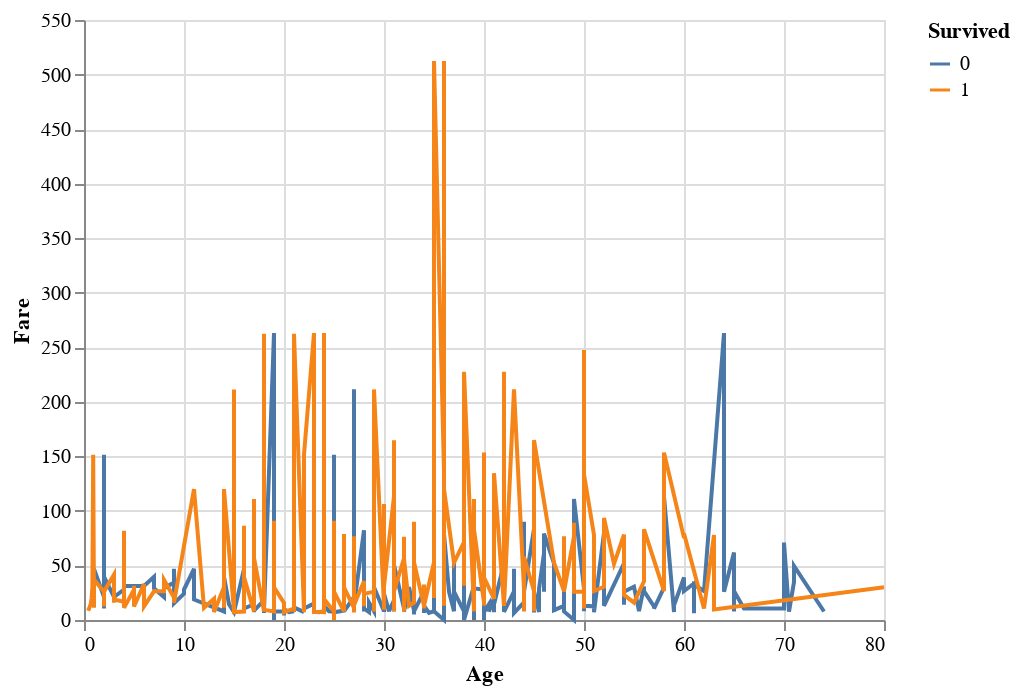

Here is the notebook cell this chart was saved with:
### Code cell
#Create a line chart from titanic data
alt.Chart(datat).mark_line().encode(
    x='Age:Q',
    y='Fare:Q',
    color='Survived:N'
)

### Figure 1 — Vega-Lite specification as saved in the notebook (floating-point values rounded to 4 significant figures; data arrays with more than 128 entries replaced by an {"elided": "..."} marker saying what was removed)
{"config": {"view": {"continuousWidth": 400, "continuousHeight": 300}}, "data": {"name": "data-60dba5f9735d540c6d974a9104d00e0f"}, "mark": "line", "encoding": {"color": {"field": "Survived", "type": "nominal"}, "x": {"field": "Age", "type": "quantitative"}, "y": {"field": "Fare", "type": "quantitative"}}, "$schema": "https://vega.github.io/schema/vega-lite/v4.17.0.json", "datasets": {"data-60dba5f9735d540c6d974a9104d00e0f": {"elided": "712 records"}}}
